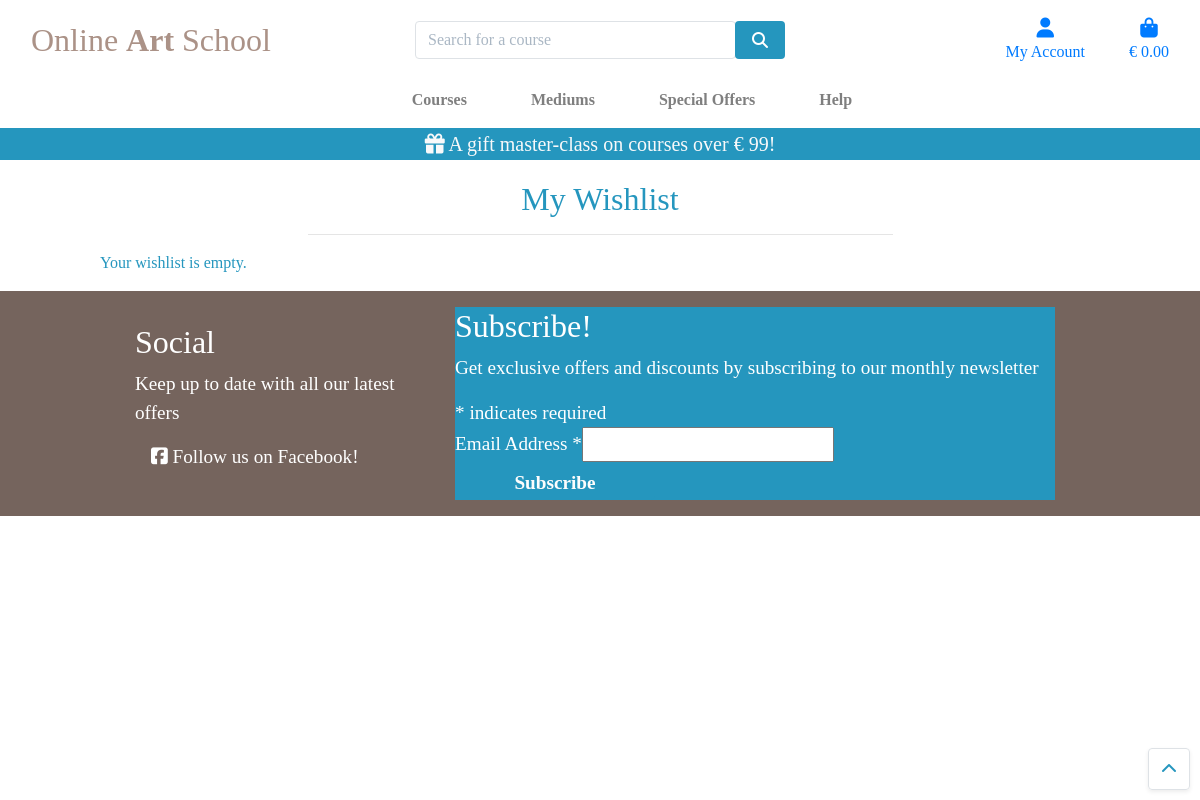
Before: /profile/wishlist/ (signed in) with the older database file.
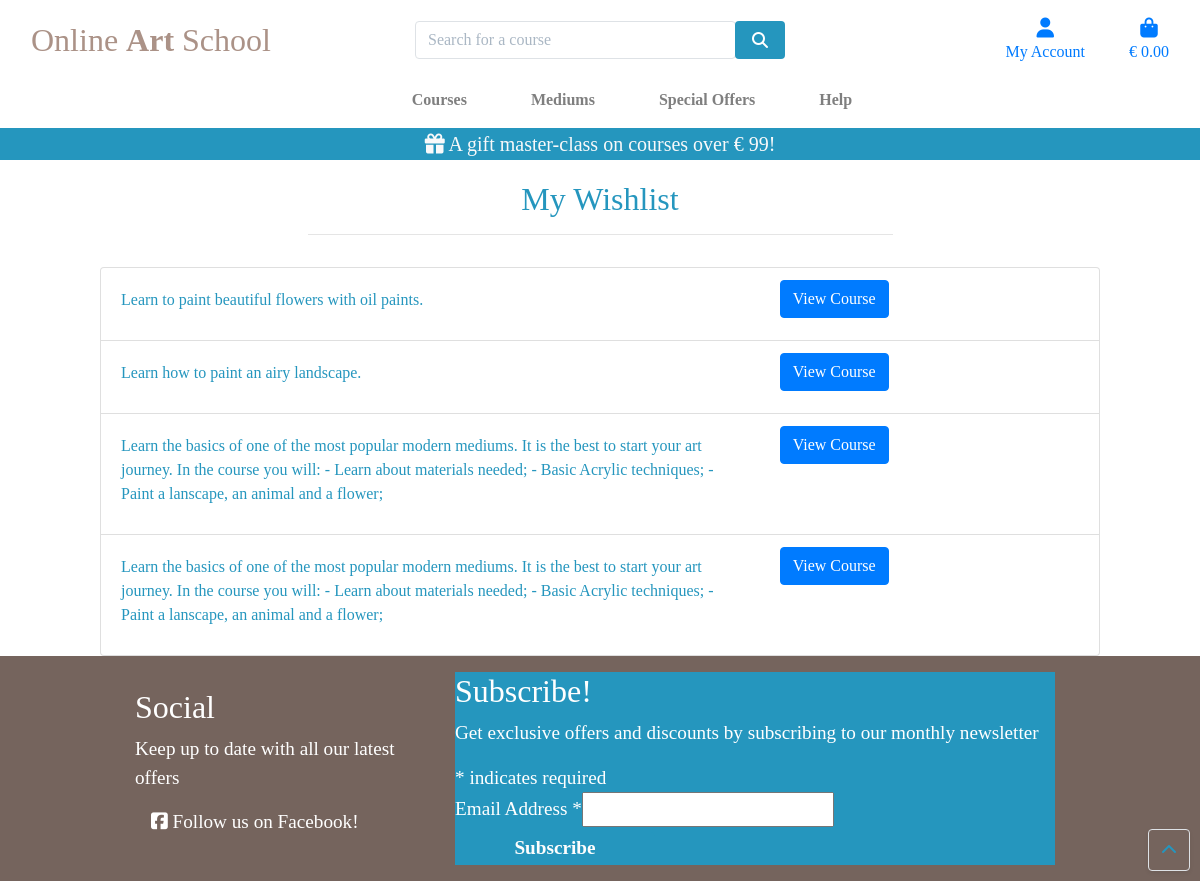
After: the same page with the newer database file.
### profiles/models.py (models this page shows, shortened)
class WishItem(models.Model):
    user = models.ForeignKey('UserProfile', on_delete=models.CASCADE)
    course = models.ForeignKey('courses.Course', on_delete=models.CASCADE)
    category = models.ForeignKey('courses.Category', null=True, blank=True, on_delete=models.SET_NULL)

### courses/models.py (models this page shows, shortened)
class Course(models.Model):
    category = models.ForeignKey('Category', null=True, blank=True, on_delete=models.SET_NULL)
    sku = models.CharField(max_length=254, null=True, blank=True)
    name = models.CharField(max_length=254)
    description = models.TextField()
    is_open = models.BooleanField(default=False, null=True, blank=True)
    price = models.DecimalField(max_digits=6, decimal_places=2)
    image_url = models.URLField(max_length=1024, null=True, blank=True)
    image = models.ImageField(null=True, blank=True)
    video_url = models.URLField(max_length=1024, null=True, blank=True)
    video = EmbedVideoField(null=True, blank=True)

### profiles/views.py (the view)
# urls.py: path('wishlist/', views.wishlist, name='wishlist'),
@login_required
def wishlist(request):
    user = UserProfile.objects.get(user=request.user)
    wishlist_items = WishItem.objects.filter(user=user)
    return render(request, 'courses/wishlist.html', {'wishlist_items': wishlist_items})

### bag/contexts.py (called while the page is built, shortened)
def bag_contents(request):
    bag_items = []
    total = 0
    course_count = 0
    free_mc = False
    bag = request.session.get('bag', {})
    if total < settings.FREE_MC_THRESHOLD:
        free_mc_delta = settings.FREE_MC_THRESHOLD - total
    else:
        free_mc = get_object_or_404(Course, pk=1)
        free_mc.price = 0
        free_mc_delta = 0
    context = {
        'bag_items': bag_items,
        'total': total,
        'course_count': course_count,
        'free_mc_threshold': settings.FREE_MC_THRESHOLD,
        'free_mc_delta': free_mc_delta,
        'free_mc': free_mc,
    }
    return context

### courses/templates/courses/wishlist.html (shortened to what this page needs)
{% extends "base.html" %}
{% load static %}
{% block page_header %}
    <div class="container header-container">
    </div>
{% endblock %}
{% block content %}
    <div class="container-fluid">
        <div class="row">
            <div class="col text-center mt-3">
                <h2 class="">My Wishlist</h2>
                <hr class="w-50 mb-1">
            </div>
        </div>
        <div class="row">
            <div class="course-container col-10 offset-1">
                <div class="row">
                    {% if wishlist_items %}
                        <ul class="list-group mt-3">
                            {% for item in wishlist_items %}
                            <li class="list-group-item">
                                <div class="row">
                                <div class="col-md-8">
                                    <p>{{ item.course.description }}</p>
                                </div>
                                <div class="col-md-4">
                                    <a href="{% url 'course_detail' course_id=item.course.id %}" class="btn btn-primary">View Course</a>
                                </div>
                                </div>
                            </li>
                            {% endfor %}
                        </ul>
                        {% else %}
                        <p>Your wishlist is empty.</p>
                        {% endif %}
                    </div>
                </div>
            </div>
        </div>
    <div class="btt-button shadow-sm rounded border">
        <a class="btt-link d-flex h-100">
            <i class="fas fa-chevron-up mx-auto my-auto"></i>
        </a>
    </div>
{% endblock %}

Changed rows visible on the page:
added WishItem: course.description "Learn to paint beautiful flowers with oil paints."
added WishItem: course.description "Learn how to paint an airy landscape."
added WishItem: course.description "Learn the basics of one of the most popular modern mediums. It is the best to start your art journey. In the course you will: - Learn about materials needed; - Basic Acrylic techniques; - Paint a lanscape, an animal and a flower;"
added WishItem: course.description "Learn the basics of one of the most popular modern mediums. It is the best to start your art journey. In the course you will: - Learn about materials needed; - Basic Acrylic techniques; - Paint a lanscape, an animal and a flower;"
Other visible differences:
text no longer shown: "Your wishlist is empty."
